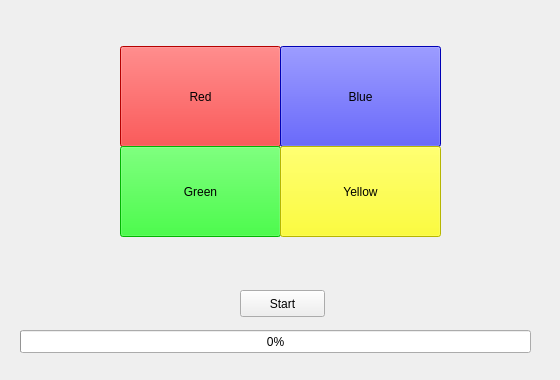
<?xml version="1.0" encoding="UTF-8"?>
<ui version="4.0">
 <class>MainWindow</class>
 <widget class="QMainWindow" name="MainWindow">
  <property name="geometry">
   <rect>
    <x>0</x>
    <y>0</y>
    <width>560</width>
    <height>380</height>
   </rect>
  </property>
  <property name="windowTitle">
   <string>A Simon Game</string>
  </property>
  <widget class="QWidget" name="centralWidget">
   <widget class="QPushButton" name="pushButton_start">
    <property name="geometry">
     <rect>
      <x>240</x>
      <y>290</y>
      <width>85</width>
      <height>27</height>
     </rect>
    </property>
    <property name="text">
     <string>Start</string>
    </property>
   </widget>
   <widget class="QPushButton" name="pushButton_red">
    <property name="geometry">
     <rect>
      <x>120</x>
      <y>46</y>
      <width>161</width>
      <height>101</height>
     </rect>
    </property>
    <property name="styleSheet">
     <string notr="true">background-color: #FF0000;</string>
    </property>
    <property name="text">
     <string>Red</string>
    </property>
   </widget>
   <widget class="QPushButton" name="pushButton_blue">
    <property name="geometry">
     <rect>
      <x>280</x>
      <y>46</y>
      <width>161</width>
      <height>101</height>
     </rect>
    </property>
    <property name="autoFillBackground">
     <bool>false</bool>
    </property>
    <property name="styleSheet">
     <string notr="true">background-color: #0000FF;</string>
    </property>
    <property name="text">
     <string>Blue</string>
    </property>
    <property name="flat">
     <bool>false</bool>
    </property>
   </widget>
   <widget class="QProgressBar" name="progressBar">
    <property name="geometry">
     <rect>
      <x>20</x>
      <y>330</y>
      <width>511</width>
      <height>23</height>
     </rect>
    </property>
    <property name="value">
     <number>0</number>
    </property>
   </widget>
   <widget class="QLabel" name="label_currentPlayer">
    <property name="geometry">
     <rect>
      <x>200</x>
      <y>260</y>
      <width>171</width>
      <height>20</height>
     </rect>
    </property>
    <property name="text">
     <string/>
    </property>
    <property name="alignment">
     <set>Qt::AlignCenter</set>
    </property>
   </widget>
   <widget class="QPushButton" name="pushButton_green">
    <property name="geometry">
     <rect>
      <x>120</x>
      <y>146</y>
      <width>161</width>
      <height>91</height>
     </rect>
    </property>
    <property name="styleSheet">
     <string notr="true">background-color: #00FF00;</string>
    </property>
    <property name="text">
     <string>Green</string>
    </property>
   </widget>
   <widget class="QPushButton" name="pushButton_yellow">
    <property name="geometry">
     <rect>
      <x>280</x>
      <y>146</y>
      <width>161</width>
      <height>91</height>
     </rect>
    </property>
    <property name="styleSheet">
     <string notr="true">background-color: #FFFF00;</string>
    </property>
    <property name="text">
     <string>Yellow</string>
    </property>
   </widget>
  </widget>
  <widget class="QStatusBar" name="statusBar">
   <property name="sizeGripEnabled">
    <bool>false</bool>
   </property>
  </widget>
 </widget>
 <layoutdefault spacing="6" margin="11"/>
 <resources/>
 <connections/>
</ui>
